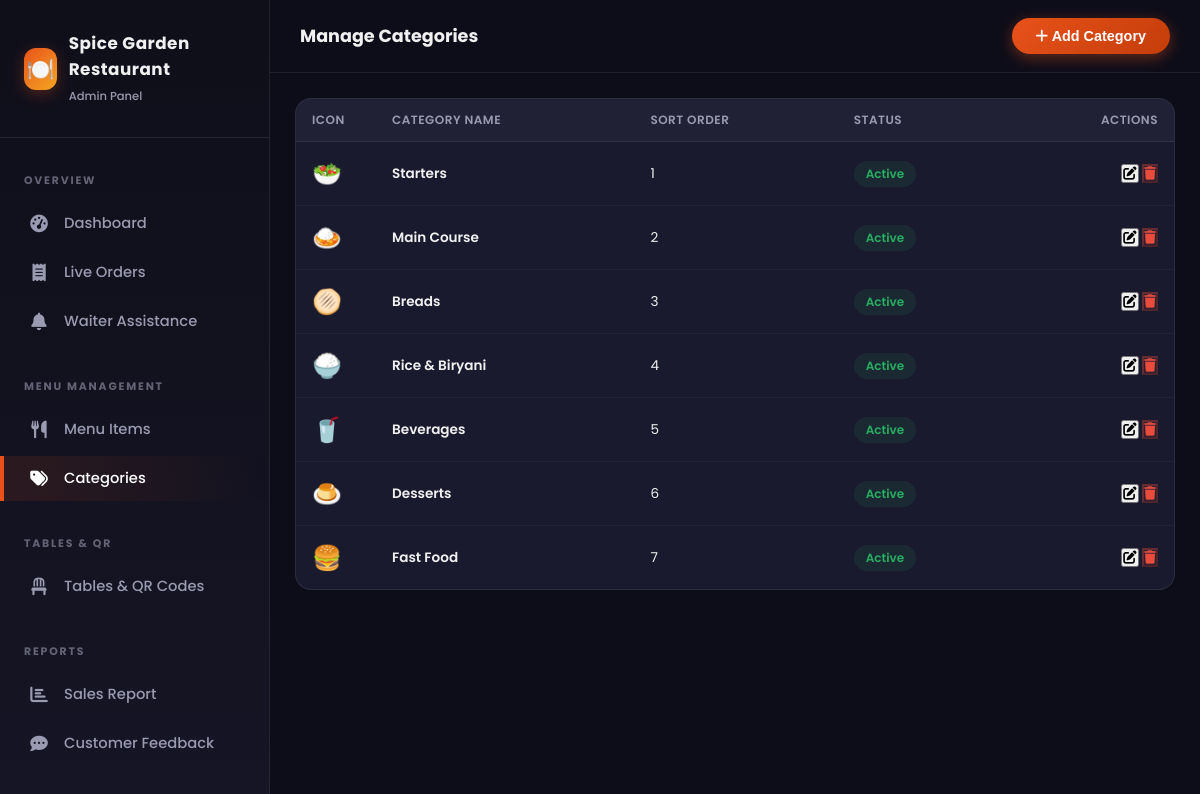
The app's page /admin/categories.php (signed in) with its own data.
### tables this page shows
CREATE TABLE IF NOT EXISTS categories (
  id SERIAL PRIMARY KEY,
  name VARCHAR(100) NOT NULL,
  icon VARCHAR(50),
  sort_order INT DEFAULT 0,
  is_active BOOLEAN DEFAULT TRUE,
  created_at TIMESTAMP DEFAULT CURRENT_TIMESTAMP
);

### config/app.php (called while the page is built, shortened)
<?php
require_once __DIR__ . '/../config/database.php';
spl_autoload_register(function ($class) {
    $paths = [
        __DIR__ . '/../app/Models/' . $class . '.php',
        __DIR__ . '/../app/Controllers/' . $class . '.php',
    ];
    foreach ($paths as $path) {
        if (file_exists($path)) {
            return;
        }
    }
});

### config/database.php (called while the page is built, shortened)
<?php
class Database
{
    private static $instance = null;
    private $pdo;
    private function __construct()
    {
        $dsn = "mysql:host=" . DB_HOST . ";dbname=" . DB_NAME . ";charset=" . DB_CHARSET . ";port=" . DB_PORT;
        $options = [
            PDO::ATTR_ERRMODE => PDO::ERRMODE_EXCEPTION,
            PDO::ATTR_DEFAULT_FETCH_MODE => PDO::FETCH_ASSOC,
            PDO::ATTR_EMULATE_PREPARES => false,
        ];
        try {
            $this->pdo = new PDO($dsn, DB_USER, DB_PASS, $options);
        } catch (PDOException $e) {
            die(json_encode(['error' => 'Database connection failed: ' . $e->getMessage()]));
        }
    }
    public static function getInstance(): self
    {
        if (self::$instance === null) {
            self::$instance = new self();
        }
        return self::$instance;
    }
    public function getConnection(): PDO
    {
        return $this->pdo;
    }
}

### app/Models/MenuModel.php (called while the page is built, shortened)
<?php
class MenuModel
{
    private PDO $db;
    public function __construct()
    {
        $this->db = Database::getInstance()->getConnection();
    }
    public function getAllCategories(): array
    {
        $stmt = $this->db->query("SELECT * FROM categories WHERE is_active=1 ORDER BY sort_order ASC");
        return $stmt->fetchAll();
    }
}

### admin/categories.php (the view, shortened to what this page needs)
<?php
require_once __DIR__ . '/../config/app.php';
$menuModel = new MenuModel();
$categories = $menuModel->getAllCategories();
?>
<!DOCTYPE html>
<html lang="en">
<head>
    <link rel="stylesheet" href="https://cdnjs.cloudflare.com/ajax/libs/font-awesome/6.5.0/css/all.min.css">
    <link rel="stylesheet" href="<?= BASE_URL ?>/public/css/style.css">
</head>
<body class="admin-body">
    <?php include __DIR__ . '/../app/Views/admin/sidebar.php'; ?>
    <main class="admin-main">
        <header class="admin-topbar">
            <div style="display: flex; align-items: center;">
                <div class="topbar-title">Manage Categories</div>
            </div>
            <button class="btn-primary-custom" onclick="openModal('add')">
                <i class="fas fa-plus me-1"></i> Add Category
            </button>
        </header>
        <div class="admin-content">
            <div class="admin-table-wrap">
                <div class="table-responsive">
                    <table class="data-table">
                        <thead>
                            <tr>
                                <th style="width: 80px;">Icon</th>
                                <th>Category Name</th>
                                <th>Sort Order</th>
                                <th>Status</th>
                                <th style="text-align: right;">Actions</th>
                            </tr>
                        </thead>
                        <tbody>
                            <?php foreach ($categories as $cat): ?>
                                <tr>
                                    <td style="font-size: 1.5rem;">
                                        <?= $cat['icon'] ?>
                                    </td>
                                    <td style="font-weight: 600;">
                                        <?= $cat['name'] ?>
                                    </td>
                                    <td>
                                        <?= $cat['sort_order'] ?>
                                    </td>
                                    <td>
                                        <?php if ($cat['is_active']): ?>
                                            <span class="status-badge"
                                                style="background: rgba(39, 174, 96, 0.1); color: #27ae60; border-color: rgba(39, 174, 96, 0.3);">Active</span>
                                        <?php else: ?>
                                            <span class="status-badge"
                                                style="background: rgba(0,0,0,0.2); color: #9a9ab0; border-color: var(--border);">Inactive</span>
                                        <?php endif; ?>
                                    </td>
                                    <td style="text-align: right;">
                                        <button class="status-btn preparing"
                                            onclick="openModal('edit', <?= htmlspecialchars(json_encode($cat)) ?>)">
                                            <i class="fas fa-edit"></i>
                                        </button>
                                        <form method="POST" style="display: inline-block;"
                                            onsubmit="return confirm('Delete this category?')">
                                            <button type="submit" name="delete_category" class="status-btn"
                                                style="background: rgba(231, 76, 60, 0.1); color: #e74c3c; border-color: rgba(231, 76, 60, 0.3);">
                                                <i class="fas fa-trash"></i>
                                            </button>
                                        </form>
                                    </td>
                                </tr>
                            <?php endforeach; ?>
                        </tbody>
                    </table>
                </div>
            </div>
        </div>
    </main>
</body>
</html>

### public/css/style.css (style rules this page uses)
:root { --primary: #e8521a; --primary-dark: #c43d0a; --primary-light: #ff7043; --secondary: #1a1a2e; --accent: #f5a623; --success: #27ae60; --info: #2980b9; --warning: #f39c12; --danger: #e74c3c; --bg-dark: #0f0f1a; --bg-card: #1a1a2e; --bg-card2: #16213e; --text-light: #f0f0f0; --text-muted: #9a9ab0; --border: rgba(255, 255, 255, 0.08); --glass: rgba(255, 255, 255, 0.05); --shadow: 0 8px 32px rgba(0, 0, 0, 0.4); --radius: 16px; --radius-sm: 10px; --transition: all 0.3s cubic-bezier(0.4, 0, 0.2, 1); }
* { margin: 0; padding: 0; box-sizing: border-box; }
body { font-family: 'Poppins', sans-serif; background: var(--bg-dark); color: var(--text-light); min-height: 100vh; overflow-x: hidden; }
.btn-primary-custom { background: linear-gradient(135deg, var(--primary), var(--primary-dark)); color: #fff; border: none; border-radius: 50px; padding: 10px 24px; font-weight: 600; font-size: 0.9rem; cursor: pointer; transition: var(--transition); box-shadow: 0 4px 15px rgba(232, 82, 26, 0.4); }
.admin-body { background: #0d0d1a; font-family: 'Poppins', sans-serif; }
.admin-main { margin-left: 270px; min-height: 100vh; background: #0d0d1a; transition: all 0.4s ease; }
.admin-topbar { background: rgba(15, 15, 26, 0.85); backdrop-filter: blur(15px); border-bottom: 1px solid var(--border); padding: 18px 30px; display: flex; align-items: center; justify-content: space-between; position: sticky; top: 0; z-index: 900; }
.topbar-title { font-size: 1.1rem; font-weight: 700; }
.admin-content { padding: 25px; }
.admin-table-wrap { background: var(--bg-card); border: 1px solid var(--border); border-radius: var(--radius); overflow: hidden; }
.table-responsive { overflow-x: auto; }
table.data-table { width: 100%; border-collapse: collapse; font-size: 0.85rem; }
table.data-table th { background: rgba(255, 255, 255, 0.03); padding: 12px 16px; text-align: left; font-weight: 600; color: var(--text-muted); font-size: 0.75rem; text-transform: uppercase; letter-spacing: 0.5px; border-bottom: 1px solid var(--border); }
table.data-table td { padding: 14px 16px; border-bottom: 1px solid rgba(255, 255, 255, 0.04); vertical-align: middle; }
table.data-table tr:last-child td { border-bottom: none; }
.status-badge { padding: 4px 12px; border-radius: 50px; font-size: 0.75rem; font-weight: 600; display: inline-block; }

### records on screen
categories: icon "🥗", name "Starters", sort_order "1", is_active "Active"
categories: icon "🍛", name "Main Course", sort_order "2", is_active "Active"
categories: icon "🫓", name "Breads", sort_order "3", is_active "Active"
categories: icon "🍚", name "Rice & Biryani", sort_order "4", is_active "Active"
categories: icon "🥤", name "Beverages", sort_order "5", is_active "Active"
categories: icon "🍮", name "Desserts", sort_order "6", is_active "Active"
categories: icon "🍔", name "Fast Food", sort_order "7", is_active "Active"

### other values on screen
SITE_NAME "Spice Garden Restaurant"
